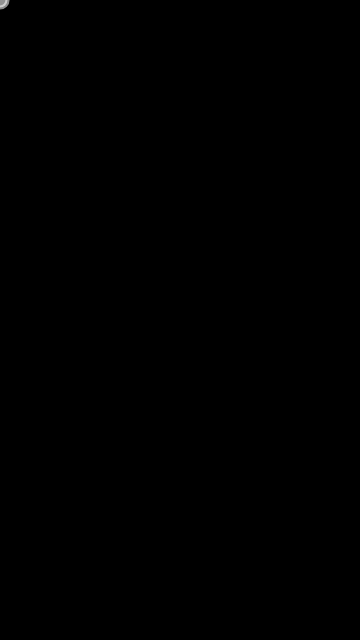
Frame 1 (no input)
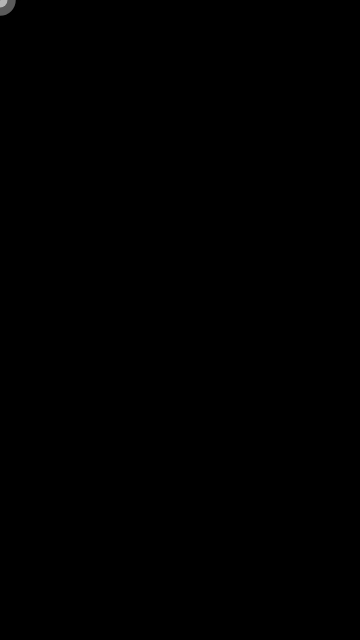
Frame 60 (no input)
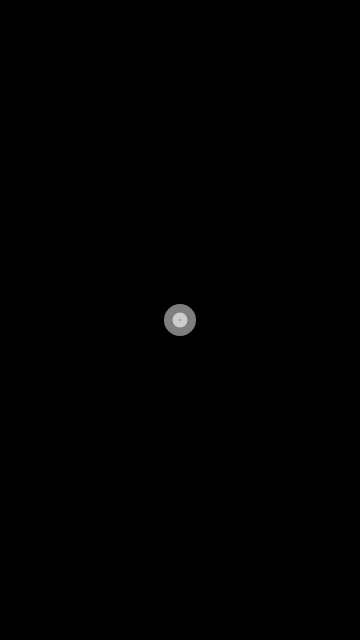
Frame 120 (the mouse pressed at the canvas centre since frame 60)

The p5.js sketch that drew these frames (run headless with seeded random() and noise() and a simulated clock; from frame 60 on, the mouse is pressed at the canvas centre):

// p5.js sketch
// ── sketch.js
// =================================== READ ME ===================================
/*  after having some people test this, I realized the user might not know what to do in order to get to the cool part, and might not get there at all if they don't figure it out, SO...

DESCRIPTION:
~ note: click/press/touch used interchangably; drag/move used interchangably.
  Upon start, the canvas is completely black. Starting at the top, pressing downwards along the y-axis will decrease opacity, while pressing upwards will increase opacity again. When the opacity decreases, shapes will start to appear. 
  The rectangle at the bottom is actually a "button." The button registers events even while opacity is changing, as long as it is within the bounds of the button. Clicking the button 13 times will lead to near-full transparency before the canvas (toptopLyr) clears to reveal the shapes, which are on their own canvas (topLyr). 
  After the button registers 13 clicks, a silhouette will be revealed on top of the shapes. Dragging along the screen will now change the background to one of seven colors. The button will continue to register events after 13 clicks until there has been a total of 30 clicks.
  When pressed, the three shapes on the screen will slowly decrease in opacity. Dragging the mouse or moving your finger around will still change the background color but clicks will only be added to the count if the button at the bottom has been pressed. Once 30 clicks have been reached, the shapes will now be transparent, leaving only the silhouette and background visible.
*/

// ################################################################################

// ======================= VARIABLES =======================
let canvasHeight, canvasWidth, chakraHeight, chakraWidth;
let chakraLyrs, topLyr, toptopLyr, value, topVal, topClr, wand;
let topMapAlph, topMapClr, midMapAlph, midMapClrWB, midMapClrBW, temp;
let isCleared = false, hasClicked = false, clickCount = 0;
let button, tri, sun;
let chakras = [
  {
    name: "root",
    sanskrit: "muladhara",
    _color: {name: "red", hex: "#d80000"},
    num: 1,
    says: "I exist.",
    petals: 4,
  },
  {
    name: "sacral",
    sanskrit: "svadhisthana",
    _color: {name: "orange", hex: "#fc8a20"},
    num: 2,
    says: "I desire.",
    petals: 6,
  },
  {
    name: "solar plexus",
    sanskrit: "manipura",
    _color: {name: "yellow", hex: "#edf268"},
    num: 3,
    says: "I control.",
    petals: 10,
  },
  {
    name: "heart",
    sanskrit: "anahata",
    _color: {name: "green", hex: "#64c164"},
    num: 4,
    says: "I love.",
    petals: 12,
  },
  {
    name: "throat",
    sanskrit: "vishuddha",
    _color: {name: "blue", hex: "#73efed"},
    num: 5,
    says: "I express.",
    petals: 16,
  },
  {
    name: "third eye",
    sanskrit: "anja",
    _color: {name: "indigo", hex: "#4635ff"},
    num: 6,
    says: "I see.",
    petals: 2,
  },
  {
    name: "crown",
    sanskrit: "sahasrara",
    _color: {name: "red", hex: "#a768ff"},
    num: 7,
    says: "I understand.",
    petals: 1000,
  },
];
  // y-axis of chakras; midway down body
  let cposition = [451, 410, 365, 320, 244, 200, 170];
  let alph, alph2;  // alpha value for each layer

// ===================== MAIN METHODS ======================
function setup() {
  canvasWidth = 360;
  canvasHeight = 640;
  chakraWidth = 21;
  chakraHeight = 21;
  // layers
  createCanvas(canvasWidth, canvasHeight);  // base
  topLyr = createGraphics(canvasWidth, canvasHeight);  // middle
  toptopLyr = createGraphics(canvasWidth, canvasHeight);  // top-most
  // color & opacity variables
  alph = 255;  // top-most layer alpha iterator
  alph2  = 255;  // middle layer alpha iterator
  topClr = topMapAlph; //color(0, 0, 0, alph);  // top-most layer color
  tClr = midMapClrWB;  // middle mt layer background
  tClr2 = midMapAlph;  // middle mt layer foreground
  toptopLyr.background(0);  // top-most layer
  //topLyr.background(160);  // middle layer
  
    // MIDDLE LAYER
  // <<< mountain range type thing >>>
  topLyr.fill(0);  
  // bottom black button
  button = topLyr.rect(45, height - 90, width - 90, 90);
  // middle black triangle
  tri = topLyr.triangle(-50, height - 150, width + 50, height - 150, width/2, height/4 - 15);
  topLyr.strokeWeight(5);
  // top black circle
  sun = topLyr.ellipse(width/2, height/9, 75, 75);
  
  
  // TOP-MOST ---------------
  image(toptopLyr, 0, 0);
  fill(255, 160);
  isCleared = false;
}

// DRAW ----------------------*******************
function draw() {
  if(!isCleared){
  background(255);
  }
  topMapClr = map(mouseY, 0, height, 0, 225);
  topMapAlph = map(topMapClr, 0, height, 0, 255);
  midMapAlph = map(clickCount, 0, 30, 0, 255);
  
  // ----------------- BACKGROUND LAYER --------------------
  // <<< lotus pose silhouette >>>
  stroke(0);
  strokeWeight(1);
  fill(random(100, 130));  // slight variations of fill
  beginShape();
  vertex(156, 204);
  // RIGHT SIDE ~~~~~~~~~~~~~~~~~~~~~~~
  // neck up -----
  bezierVertex(154, 204, 149, 168, 179, 168);  // L head 
  bezierVertex(208, 168, 204, 199, 202, 202);  // R head
  bezierVertex(201, 206, 208, 195, 206, 207);  // R top ear
  bezierVertex(204, 223, 203, 218, 202, 220);  // R bottom ear
  bezierVertex(198, 224, 195, 234, 196, 242);  // R top neck
  bezierVertex(196, 249, 203, 265, 227, 266);  // R bottom neck
  // arm ---------
  bezierVertex(255, 268, 252, 303, 253, 318);  // R deltoid
  bezierVertex(255, 334, 262, 362, 262, 362);  // R bicep
  bezierVertex(262, 362, 294, 408, 309, 413);  // R outer forearm
  bezierVertex(321, 417, 326, 410, 332, 410);  // R thumb
  bezierVertex(337, 411, 333, 418, 337, 418);  // R inner thumb
  bezierVertex(343, 418, 340, 408, 335, 411);  // R inner fingers
  bezierVertex(328, 416, 333, 403, 340, 403);  // R pointer finger
  bezierVertex(342, 403, 351, 410, 351, 415);  // R top knuckles
  bezierVertex(351, 422, 349, 429, 348, 430);  // R bottom knuckles
  bezierVertex(346, 433, 338, 430, 332, 434);  // R back of hand
  bezierVertex(329, 436, 318, 432, 309, 430);  // R wrist/hand
  bezierVertex(303, 427, 248, 392, 241, 372);  // R inner forearm
  bezierVertex(234, 353, 229, 317, 229, 318);  // R inner arm
  // torso ------
  bezierVertex(229, 317, 215, 351, 216, 370);  // R armpit to waist
  bezierVertex(217, 383, 233, 411, 245, 413);  // R abdomen
  // legs -------
  bezierVertex(260, 419, 292, 421, 302, 426);  // R top of leg
  bezierVertex(312, 432, 333, 435, 331, 455);  // R top knee
  bezierVertex(329, 475, 302, 480, 278, 479);  // R bottom knee
  bezierVertex(254, 479, 191, 474, 179, 474);  // R bottom of leg
  // LEFT SIDE ~~~~~~~~~~~~~~~~~~~~
  // legs --------
  bezierVertex(167, 474, 103, 480, 83, 479);  // L bottom of leg
  bezierVertex(60, 479, 32, 476, 29, 455);  // L bottom knee
  bezierVertex(26, 429, 50, 427, 55, 424);  // L top knee
  bezierVertex(66, 419, 105, 418, 116, 413);  // L top of leg  
  // torso -------
  bezierVertex(128, 409, 145, 386, 145, 370);  // L abdomen
  bezierVertex(146, 354, 137, 334, 136, 320);  // L waist to armpit
  // arm ---------
  bezierVertex(136, 304, 128, 374, 121, 382);  // L inner arm
  bezierVertex(112, 393, 71, 415, 65, 419);  // L inner forearm
  bezierVertex(57, 423, 44, 430, 31, 429);  // L wrist/hand
  bezierVertex(19, 429, 17, 428, 14, 426);  // L back of hand
  bezierVertex(10, 424, 7, 408, 10, 406);  // L bottom knuckles
  bezierVertex(13, 403, 16, 400, 19, 401);  // L top knuckles
  bezierVertex(20, 401, 24, 406, 20, 408);  // L fingertips
  bezierVertex(18, 410, 20, 416, 25, 415);  // L inner fingers
  bezierVertex(30, 414, 33, 409, 27, 408);  // L inner thumb
  bezierVertex(23, 407, 18, 399, 24, 400);  // L thumb
  bezierVertex(32, 401, 29, 405, 40, 408);  // L outer thumb
  bezierVertex(52, 410, 59, 407, 68, 400);  // L wrist
  bezierVertex(77, 393, 90, 373, 102, 366);  // L inner forearm
  bezierVertex(103, 366, 103, 359, 110, 324);  // L bicep
  bezierVertex(113, 312, 104, 273, 126, 269);  // L deltoid
  // neck up -----
  bezierVertex(145, 265, 166, 260, 166, 242);  // L bottom neck
  bezierVertex(166, 232, 162, 226, 160, 221);  // L top neck
  bezierVertex(159, 218, 157, 224, 152, 207);  // L bottom ear
  bezierVertex(150, 201, 152, 199, 156, 204);  // L top ear
  endShape();
  
  // --------------------- IN THE LAYERS -------------------
  // 0: red, 1: orange, 2: yellow, 3: green, 4: blue, 5: indigo, 6: violet
  // BASE LAYER -------------
  // draws ellipses for each chakra & sets shape properties
  for (let i = 0; i < chakras.length; i++) {
    stroke(color(255, random(0, 100)));  // glow-y effect
    strokeWeight(random(0, 7));  // slight veriations in circle size
    fill(chakras[i]._color.hex);
    ellipse(width/2, cposition[i], chakraHeight, chakraWidth);
  }

  // layer rendering
  if(!isCleared){  // wont keep rendering canvas after it's been cleared
    image(toptopLyr, 0, 0);  // top-most layer
    image(topLyr, 0, 0);  // middle layer
    
  }
  
  // pointer
  fill(255, random(120, 160));
  stroke(255, random(90, 160));
  strokeWeight(random(3, 20)); 
  wand = ellipse(mouseX, mouseY, 15, 15);  // circle follows pointer
}

// ======================== EVENTS =========================
temp = 0;
function mousePressed() {
  
  midMapAlph = map(clickCount, 0, 30, 255, 0);
  // TOP LAYER --------------- 
  //topLyr.rect(45, height - 90,  width - 90, 90); - ~ middle layer reference
  if(!isCleared){ // checks if top-most layer has been cleared
    toptopLyr.background(topMapClr, topMapClr);
    // checks if mouse is within the bounds of the black rect "button"
    if((mouseY >= height-90 && mouseY <= height) && (mouseX <= width-45 && mouseX >= 45)){
      console.log("BOX HAS BEEN CLICKED");
      clickCount++;
      if (!isCleared && clickCount >= 13){  // button has to be clicked 13 times for canvas to clear
          toptopLyr.clear();
          isCleared = true;  // lets you move onto the next layer
          console.log("-- ALL CLEAR --");
        }
     }
  // MIDDLE LAYER ------------
  } else if (isCleared && clickCount >= 13) {
    // checks if mouse is within the bounds of the black rect "button"
    if((mouseY >= height-90 && mouseY <= height) && (mouseX <= width-45 && mouseX >= 45)){
        tint(255, map(clickCount, 15, 30, 255, 0));
        image(topLyr, 0, 0);
        clickCount++;
    }
    //image(topLyr, 0, 0);  // middle layer
  } else {
    
  }
  
  // testing
  console.log("isCleared: " + isCleared);
  console.log("click count: " + clickCount);
   console.log("topMapClr: " + topMapClr + "");
  console.log("topMapAlph: " + topMapAlph + "");
  console.log("midMapAlph:" + midMapAlph + " ");
  return false;
}

let bonusClr, r;
function mouseDragged(){
  r = floor(random(7));
  bonusClr = chakras[r]._color.hex;
  background(bonusClr);
  fill(random(70, 170));
  if(clickCount < 50 && clickCount >= 13){
    image(topLyr, 0, 0);
  }
}

// ----------------------- OTHER STUFF ---------------------



// Chakra object
var chakra = {
  name: "",
  sanskrit: "",
  _color: {name: "", hex: "#"},
  num: 0,
  says: "",
  petals: "",
};

// ===========================================
// commented out bc it was messing with my canvases too much
/*
function touchStarted () {
  var fs = fullscreen();
  if (!fs) {
    fullscreen(true);
  }
}

/* full screening will change the size of the canvas */
/*function windowResized() {
  resizeCanvas(windowWidth, windowHeight);
}
*/
/* prevents the mobile browser from processing some default
 * touch events, like swiping left for "back" or scrolling the page.
 */
document.ontouchmove = function(event) {
    event.preventDefault();
};

// ── style.css
body {
  /*background-color: black;
  color: white;*/
  width: 90%;
  margin: auto;
  text-align: center;
}

h1 {
  text-align: center;
}

#canvasContainer {
  margin-bottom: 40px;
}
